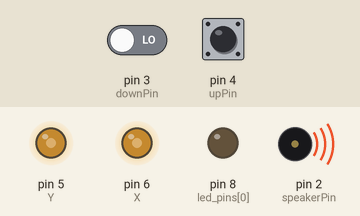
A sketch run on a simulated Arduino Uno, built with avr-gcc and run on an emulated ATmega328P. Shown: output pins drawn as LEDs (lit = HIGH), buzzer (waves = sounding). The test bench sets the inputs (shaded band); at power-on: pin 4 (upPin) LOW, pin 3 (downPin) LOW. Random numbers use the default seed unless the sketch sets one.

Above: at 1.2 s.
1.3 s: pin 4 (upPin) pulled HIGH for 1 s
At 2.0 s:
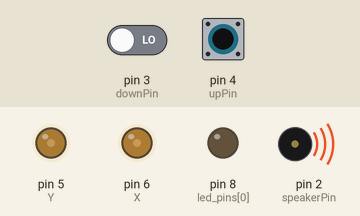
4.3 s: pin 4 (upPin) pulled HIGH for 3.2 s
At 6.78 s:
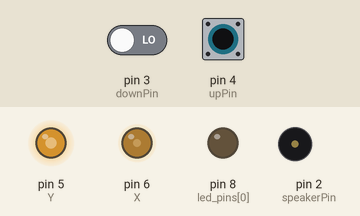
Timing chart, 0 to 7.2 s (numbered marks = the images above; inputs shaded):
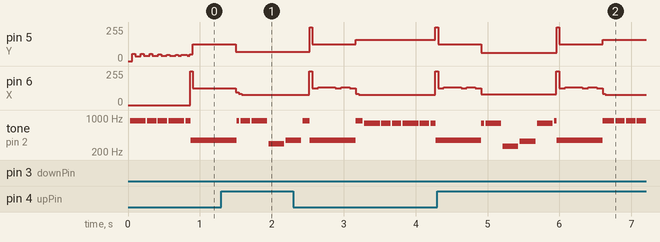

The sketch:

fjords.ino
```cpp
#define TRACE_DELAY 1000  // original = 2500
#define NUM_POINTS  19
#define X           6
#define Y           5
#define upPin       4     // the up button pin
#define downPin     3     // the down button pin
#define speakerPin  2     // the down button pin
#define BASE_RATE   10
#include "pitches.h"

char n_led = 1;
char led_pins[] = {8};
char led[] = {100};
char dled[] = {1};

void setup()
{
  pinMode(upPin, INPUT);
  pinMode(downPin, INPUT);
  for (int n = 0; n < n_led; n++){
     pinMode(led_pins[n], OUTPUT);
  }

  pinMode(speakerPin, OUTPUT);
  pinMode(X, OUTPUT);
  pinMode(Y, OUTPUT);
  TCCR0A = (1<<COM0A1 | 0<<COM0A0 | 1<<COM0B1 | 0<<COM0B0 | 1<<WGM01  | 1<<WGM00);
  TCCR0B = (0<<FOC0A | 0<<FOC0B | 0<<WGM02 | 0<<CS02  | 0<<CS01 | 1<<CS00);
  TIMSK0 = (0<<OCIE0B | 0<<TOIE0 | 0<<OCIE0A);
}

typedef struct point_t {
    int x;
    int y;
} point_t;

int draw_point(point_t point, point_t offset);
int draw(point_t *points, int point_len, point_t offset);
int update_fish(point_t *fish_pos);
int is_fish_eaten(point_t whale_pos, point_t *fish_pos);
int reset_fish(point_t *fish_pos);
void update_game_state();
void play_next_note();

const unsigned char whale_points = 21;
point_t whale[whale_points] = {
    {75, 5}, {65, 0}, {60, 5}, {10, 5}, {0, 15}, {5, 40}, {15, 20},
    {30, 35}, {15, 15}, {25, 15}, {45, 35}, {75, 45}, {100, 35},
    {105, 20}, {100, 15}, {75, 15}, {105, 10}, {100, 5}, {75, 5}, {65, 0}, {75, 5}
};

const unsigned char fish_points = 8;
point_t fish[fish_points] = {
    {0, 10}, {10, 20}, {20, 10}, {30, 30}, {30, 0}, {20, 10}, {5, 0}, {0, 12},
};

const unsigned char MAX_XY =  255;
point_t bounding_box[4] = {
    {0, 0}, {0, MAX_XY}, {MAX_XY, MAX_XY}, {MAX_XY, 0}
};

#define crossed_pox_points 8
point_t crossed_box[crossed_pox_points] = {
    {0, 0}, {0, MAX_XY}, {MAX_XY, MAX_XY}, {MAX_XY, 0}, {0, 0},
    {MAX_XY, MAX_XY}, {0, MAX_XY}, {MAX_XY, 0}
};

int draw_point(point_t point, point_t offset)
{
    analogWrite(X, point.x + offset.x);
    analogWrite(Y, point.y + offset.y);
    delayMicroseconds(TRACE_DELAY);
    return 0;
}

int draw(point_t *points, int point_len, point_t offset)
{
    for (int t = 0; t < point_len; t++){
        draw_point(points[t], offset);
    }
    return 0;
}

point_t whale_pos = {0, 0};
point_t no_offset = {0, 0};
point_t fish_1 = {MAX_XY*3/4, 100};
unsigned char missed_fish = 0;
int streak = 0;

const unsigned char measure = 24;
const unsigned char WN = measure;
const unsigned char HN = measure/2;
const unsigned char QN = measure/4;
const unsigned char EN = measure/8;
const unsigned char DQN = QN + EN;
const unsigned char SONG_LEN = 63;

int notes[SONG_LEN] = {
  NOTE_A5, NOTE_A5, NOTE_A5, NOTE_A5, NOTE_A5, NOTE_A5,
  NOTE_A5, NOTE_D4, NOTE_F4, NOTE_A5,
  NOTE_G5, NOTE_G5, NOTE_G5, NOTE_G5, NOTE_G5, NOTE_G5,
  NOTE_G5, NOTE_C4, NOTE_E4, NOTE_G5,
  NOTE_A5, NOTE_A5, NOTE_A5, NOTE_A5, NOTE_A5, NOTE_A5,
  NOTE_A5, NOTE_B5, NOTE_C5, NOTE_D5,
  NOTE_C5, NOTE_A5, NOTE_G5, NOTE_E5,
  NOTE_D4, NOTE_D4,
  NOTE_A5, NOTE_A5, NOTE_A5,
  NOTE_A5, NOTE_D4, NOTE_F4, NOTE_A5,
  NOTE_G5, NOTE_G5, NOTE_G5,
  NOTE_G5, NOTE_C4, NOTE_E4, NOTE_G5,
  NOTE_A5, NOTE_A5, NOTE_A5,
  NOTE_A5, NOTE_B5, NOTE_C5, NOTE_D4,
  NOTE_C5, NOTE_A5, NOTE_G4, NOTE_E4,
  NOTE_D4, NOTE_D4,
};
char durations[SONG_LEN] = {
  QN, EN, EN, QN, EN, EN,
  QN, QN, QN, QN,
  QN, EN, EN, QN, EN, EN,
  QN, QN, QN, QN,
  QN, EN, EN, QN, EN, EN,
  QN, QN, QN, QN,
  QN, QN, QN, QN,
  HN, HN,
  HN, DQN, EN,
  QN, QN, QN, QN,
  HN, DQN, EN,
  QN, QN, QN, QN,
  HN, DQN, EN,
  QN, QN, QN, QN,
  QN, QN, QN, QN,
  HN, HN,
};
int last_note = 0;
int last_note_duration = 0;
unsigned char song_rest = 0;
unsigned char rest_duration = 0;

int reset_fish(point_t *fish_pos)
{
    fish_pos->y = random(0, 200);
    fish_pos->x = MAX_XY;
}

int is_fish_eaten(point_t whale_pos, point_t *fish_pos)
{
    unsigned int dx = whale_pos.x + 80 - fish_pos->x;
    unsigned int dy = whale_pos.y + 40 - fish_pos->y;
    if ((abs(dx) < 10) && (abs(dy) < 85)){
       streak++;
       return 1;
    }
    return 0;
}

int update_fish(point_t *fish_pos)
{
    unsigned char dx = random(BASE_RATE/3, BASE_RATE*1.2);
    if (fish_pos->x <= dx){
      reset_fish(fish_pos);
      missed_fish++;
      for (int t = 0; t < 75; t ++){
        draw(crossed_box, crossed_pox_points, no_offset);
        tone(speakerPin, NOTE_E3, 40);
        tone(speakerPin, NOTE_F4, 40);
      }
      streak = 0;
    }
    fish_pos->x -= dx;

    char dy = random(-streak, streak);
    if (fish_pos->y > -2*dy && fish_pos->y < MAX_XY - 2*dy - 50){
      fish_pos->y += dy;
    }

    if (fish_pos->y < 0)      { fish_pos->y = 0;      }
    if (fish_pos->y > MAX_XY) { fish_pos->y = MAX_XY; }
    return 0;
}

void update_game_state(){
    if ((digitalRead(upPin) == HIGH) && (whale_pos.y < MAX_XY - BASE_RATE- 50)) {
        whale_pos.y += BASE_RATE*1.5;
    } else if ((digitalRead(downPin) == HIGH) && (whale_pos.y > BASE_RATE)){
        whale_pos.y -= BASE_RATE;
    }

    unsigned char sink = random(0, BASE_RATE);
    if (whale_pos.y > sink*2){
       whale_pos.y -= sink;
    }

    if (is_fish_eaten(whale_pos, &fish_1)){
       reset_fish(&fish_1);
    }

    update_fish(&fish_1);
}

void play_next_note()
{
  if (song_rest){
    // we're resting, are we done?
    if (song_rest > rest_duration){
      // rest over
      song_rest = 0;
    } else {
      // increment rest count
      song_rest++;
      return;
    }
  }
   if (last_note_duration > durations[last_note]){
     // we're done with this note, take a rest
     last_note_duration = 0;
     last_note++;
     song_rest = 1;
   } else {
     last_note_duration++;
     tone(speakerPin, notes[last_note], 40);
   }
   if (last_note >= SONG_LEN){
     last_note = 0;
     song_rest = 1;
   }

}

void loop()
{

    update_game_state();
    draw(whale, whale_points, whale_pos);
    draw(fish, fish_points, fish_1);

    int led_cycle = 10;

    play_next_note();
    for (int n; n < n_led; n++){
      led[n] += dled[n];
      if (led[n] >= 254 || led[n] >= 0){
        dled[n] = -dled[n];
      }
      analogWrite(led_pins[n], led[n]);
    }

}
```

Measured:
- by itself, tone on pin 2 (speakerPin): plays 880 Hz for 0.04 s, 880 Hz for 0.13 s, 880 Hz for 0.22 s, 294 Hz for 0.22 s, 349 Hz for 0.22 s, 880 Hz for 0.10 s … (15 notes in this stretch)
